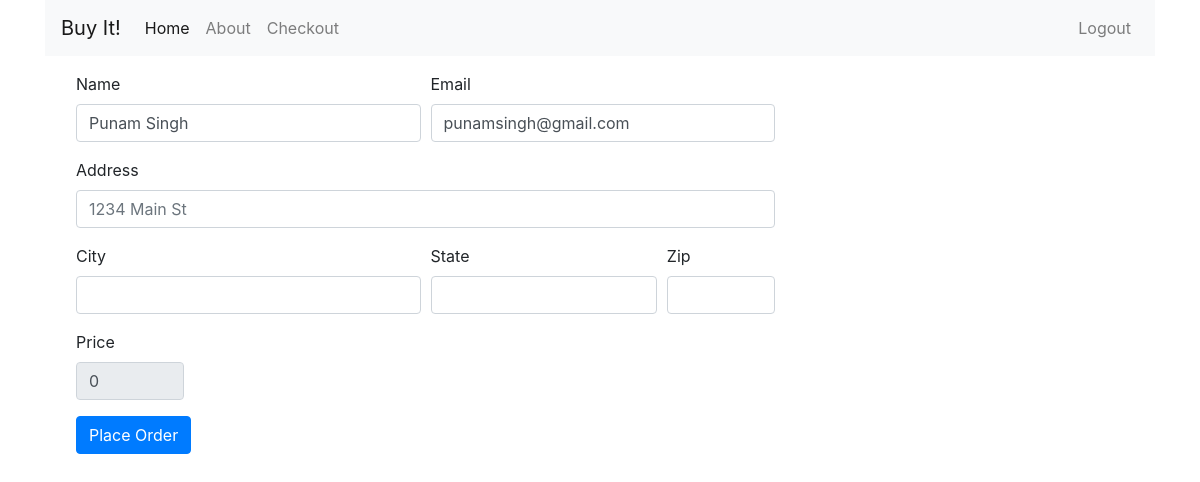
/checkout/ (signed in), run on an earlier commit of the app's database.
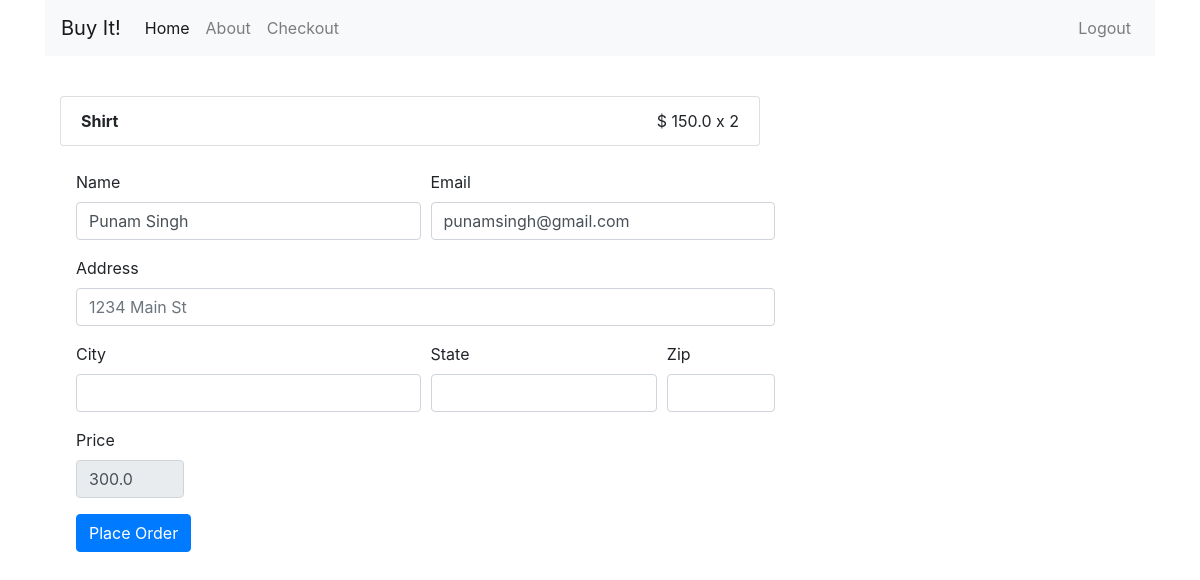
And on a later commit of the database.
### users/models.py (models this page shows)
class Cart(models.Model):
	user=models.ForeignKey(User,on_delete=models.CASCADE)
	product=models.ForeignKey(Products,on_delete=models.CASCADE,default=1)
	quantity=models.IntegerField(default=1)

### shop/models.py (models this page shows)
class Products(models.Model):
	title= models.CharField(max_length=200)
	price=models.FloatField()
	discount_price=models.FloatField()
	category=models.CharField(max_length=200)
	discription=models.TextField()
	image=models.CharField(max_length=300)

### shop/views.py (the view, shortened to what this page needs)
# urls.py: path('checkout/',shop_views.checkout,name='checkout'),
@login_required
def checkout(request):
	user=request.user
	cart_items=Cart.objects.filter(user=user)
	total=0
	for item in cart_items:
		total += item.product.price * item.quantity
	return render(request,'shop/checkout.html',{'cart_items':cart_items,'total':total})

### shop/templates/shop/checkout.html (shortened to what this page needs)
{% extends 'shop/base.html'%}
{% block content %}
		<div class="container">
			{% for cart_item in cart_items %}
			  <ul class="list-group mt-4 mb-4">
			    <li class="list-group-item d-flex justify-content-between align-items-center"><strong>{{ cart_item.product.title }}</strong><span class="">$ {{ cart_item.product.price }} x {{ cart_item.quantity }}</span></li>
			  </ul>
	  		{% endfor %}
	  	</div>
		<div class="row ml-3">
			<div class="col-md-12">
				<form method="POST">
				  <div class="form-row">
				    <div class="form-group col-md-6">
				      <label for="inputEmail4" >Name</label>
				      <input id="name" name="name" type="text" class="form-control" id="inputEmail4" value="{{ user.first_name }} {{ user.last_name }}">
				    </div>
				    <div class="form-group col-md-6">
				      <label for="inputPassword4" >Email</label>
				      <input id="email" name="email" type="text" class="form-control" id="inputPassword4" value="{{ user.email }}">
				    </div>
				  </div>
				  <div class="form-group">
				    <label for="inputAddress">Address</label>
				    <input id="address" name="address" type="text" class="form-control" id="inputAddress" placeholder="1234 Main St">
				  </div>
				  <div class="form-row">
				    <div class="form-group col-md-6">
				      <label for="inputCity">City</label>
				      <input id="city" name="city" type="text" class="form-control" id="inputCity">
				    </div>
				    <div class="form-group col-md-4">
				      <label for="inputState">State</label>
				      <input id="state" name="state" type="text" class="form-control" id="inputCity">
				    </div>
				    <div class="form-group col-md-2">
				      <label for="inputZip">Zip</label>
				      <input id="zipcode" name="zipcode" type="text" class="form-control" id="inputZip">
				    </div>
				    <div class="form-group col-md-2">
				      <label for="inputZip">Price</label>
				      <input readonly="" type="text" class="form-control" id="total" name="total" value="{{ total }}">
				    </div>
				  </div>
				  <button type="submit" class="btn btn-primary">Place Order</button>
				</form>
			</div>
		</div>
	</div>
{% endblock %}

### shop/templates/shop/base.html (shortened to what this page needs)
{% load static %}
<!DOCTYPE html>
<html>
<head>
		<link rel="stylesheet" href="https://stackpath.bootstrapcdn.com/bootstrap/4.4.1/css/bootstrap.min.css">
		<link rel="stylesheet" type="text/css" href="{% static 'shop/style.css' %}">
</head>
<body>
	<div class="container">
		<nav class="navbar navbar-expand-lg navbar-light bg-light mb-3">
		  <a class="navbar-brand" href="#">Buy It!</a>
		  <div class="collapse navbar-collapse" id="navbarNav">
		    <ul class="navbar-nav">
		      <li class="nav-item active">
		        <a class="nav-link" href="{% url 'index'%}">Home <span class="sr-only">(current)</span></a>
		      </li>
		      <li class="nav-item">
		        <a class="nav-link" href="{% url 'about'%}">About</a>
		      </li>
		      <li class="nav-item">
		        <a class="nav-link" href="{% url 'checkout'%}">Checkout</a>
		      </li>
		    </ul>
		  </div>
		  <div class="navbar-nav">
              {% if user.is_authenticated %}
                <a class="nav-item nav-link" href="{% url 'logout' %}">Logout</a>
              {% else %}
                <a class="nav-item nav-link" href="{% url 'login' %}">Login</a>
                <a class="nav-item nav-link" href="{% url 'register' %}">Register</a>
              {% endif %}
            </div>
		</nav>
		<div class="row">
	        <div class="col-md-8">
	          {% block content %}{% endblock %}
        </div>
	</div>
</body>
</html>

What changed in the data, as far as the page shows it:
added Cart: product "Shirt", product.price "150.0", quantity "2"
Also different on the page:
form field total: "0" → "300.0"
